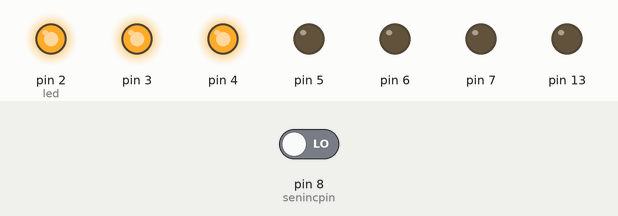
A sketch run on a simulated Arduino Uno, built with avr-gcc and run on an emulated ATmega328P. On the bench: output pins drawn as LEDs (lit = HIGH). The test bench sets the inputs (shaded band); at power-on: pin 8 (senincpin) LOW.

Above: at 19.4 s.
19.5 s: pin 8 (senincpin) driven HIGH
At 20.9 s:
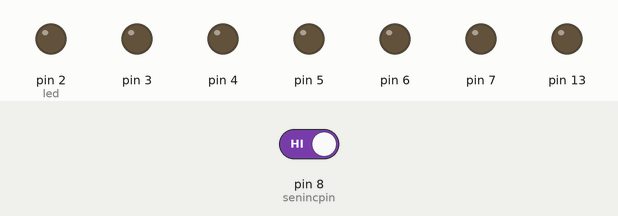
At 26.6 s:
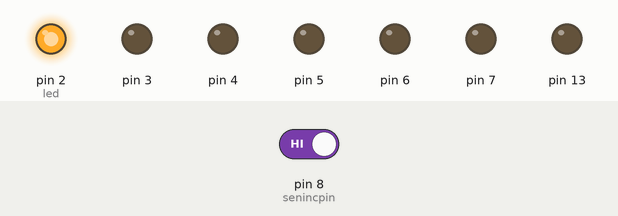
39.0 s: pin 8 (senincpin) driven LOW
At 79.5 s:
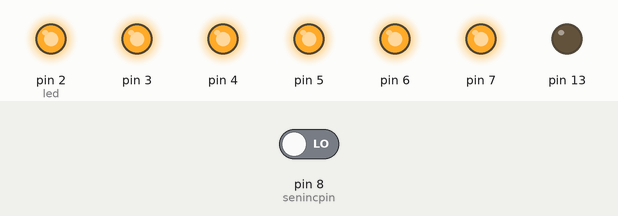
Timing chart, 0 to 117.5 s (numbered marks = the images above; inputs shaded):
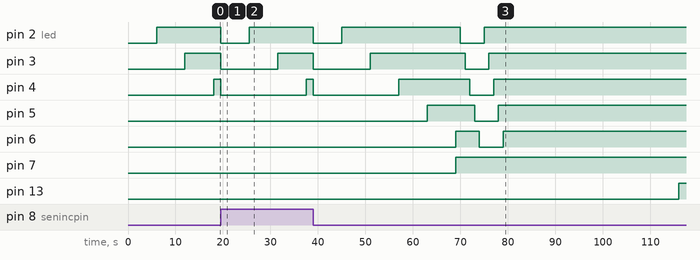

The sketch:

KIT08RelojV2.0.ino
```cpp
/*
  KIT 08 Reloj de arena V2.0

  Con el sensor de inclinacion y LED

  Menos tiempo y cuando se encienden todos los LED estos se encienden y se apagan uno por uno

*/


//definimos variables
const int senincpin = 8;

unsigned long tiempoprevio = 0;

int estadoseninc = 0;
int preestadoseninc = 0;

int led = 2;

// intervalo de 6 seg
long intervalo = 6000;


void setup() {
  // definimos los pin de los LED
  for(int x = 2;x<8;x++){
    pinMode(x, OUTPUT);
  }

  // Y el del sensor
  pinMode(senincpin,INPUT);

  pinMode(13, OUTPUT);
  digitalWrite(13,LOW);
}

void loop() {
  // lee el tiempo transcurrido
  unsigned long tiempo = millis();

  //calcula el tiempo para ver si se ha de encender un LED
  if(tiempo - tiempoprevio > intervalo){
    tiempoprevio = tiempo;

    //enciende un LED
    digitalWrite(led,HIGH);
    // aumenta el nuevo pin del LED
    led++;

    if(led == 7){
      // enciende el LED 7
      digitalWrite(led,HIGH);
      delay(1000);

      for(int x = 2;x<7;x++){
        digitalWrite(x, LOW);
        delay(1000);
      }

      for(int x = 2;x<7;x++){
        digitalWrite(x, HIGH);
        delay(1000);
      }
    }
  }

  // leemos de nuevo el valor del sensor
  estadoseninc = digitalRead(senincpin);

  // si ha cambiado volvemos a la posicion inicial
  if(estadoseninc != preestadoseninc){

    // apagamos LED
    for(int x = 2;x<8;x++){
      digitalWrite(x, LOW);
    }

    led = 2;
    tiempoprevio = tiempo;
  }

  preestadoseninc = estadoseninc;
}
```

Measured:
- after the input at 19.5 s, pin 5: stays LOW (without the input it goes to HIGH after 4.5 s); pin 6, pin 7: stays LOW (without the input it goes to HIGH after 10.5 s)
- after the input at 39.0 s, pin 7: LOW → HIGH after 30.0 s instead of 10.5 s; pin 13: LOW → HIGH after 77.0 s instead of 57.5 s
